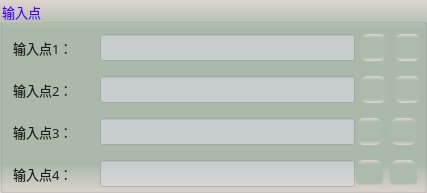
      <widget class="QGroupBox" name="groupCamera_2">
       <property name="geometry">
        <rect>
         <x>9</x>
         <y>108</y>
         <width>427</width>
         <height>193</height>
        </rect>
       </property>
       <property name="font">
        <font>
         <family>微软雅黑</family>
         <pointsize>10</pointsize>
        </font>
       </property>
       <property name="styleSheet">
        <string notr="true">background-color: qlineargradient(x1:0, y1:0, x2:0, y2:1, stop:0 #dfd5cf, stop: 0.15 #acbbac, stop: 0.85 #acbbac,stop:1 #dfd5cf);
color: rgb(85, 0, 255);</string>
       </property>
       <property name="title">
        <string>输入点</string>
       </property>
       <widget class="QLabel" name="label_11">
        <property name="geometry">
         <rect>
          <x>13</x>
          <y>80</y>
          <width>81</width>
          <height>19</height>
         </rect>
        </property>
        <property name="font">
         <font>
          <family>微软雅黑</family>
          <pointsize>10</pointsize>
         </font>
        </property>
        <property name="styleSheet">
         <string notr="true">color: rgb(30, 30, 30);
background: transparent;</string>
        </property>
        <property name="text">
         <string>输入点2：</string>
        </property>
       </widget>
       <widget class="QLineEdit" name="txtInPutPos1">
        <property name="geometry">
         <rect>
          <x>100</x>
          <y>34</y>
          <width>255</width>
          <height>27</height>
         </rect>
        </property>
        <property name="font">
         <font>
          <family>微软雅黑</family>
          <pointsize>10</pointsize>
         </font>
        </property>
        <property name="toolTip">
         <string>全局变量cv::Point2f类型</string>
        </property>
        <property name="styleSheet">
         <string notr="true">color: rgb(0, 0, 200);
background-color: rgba(220, 220, 227,150);</string>
        </property>
        <property name="text">
         <string/>
        </property>
        <property name="alignment">
         <set>Qt::AlignCenter</set>
        </property>
        <property name="readOnly">
         <bool>true</bool>
        </property>
       </widget>
       <widget class="QPushButton" name="btnLinkInPutPos1">
        <property name="geometry">
         <rect>
          <x>360</x>
          <y>34</y>
          <width>27</width>
          <height>27</height>
         </rect>
        </property>
        <property name="toolTip">
         <string>链接输入点1</string>
        </property>
        <property name="styleSheet">
         <string notr="true">QWidget{ border:none;border-radius: 8px;padding: 2px 4px;}
QPushButton:hover{ background-color: rgba(85, 150, 127, 100);}
QPushButton:pressed{background-color: rgba(85, 180, 127, 160);}</string>
        </property>
        <property name="text">
         <string/>
        </property>
        <property name="icon">
         <iconset resource="sub_res.qrc">
          <normaloff>:/resource/link.png</normaloff>:/resource/link.png</iconset>
        </property>
        <property name="iconSize">
         <size>
          <width>27</width>
          <height>27</height>
         </size>
        </property>
       </widget>
       <widget class="QPushButton" name="btnDelLinkInPutPos1">
        <property name="geometry">
         <rect>
          <x>394</x>
          <y>34</y>
          <width>27</width>
          <height>27</height>
         </rect>
        </property>
        <property name="toolTip">
         <string>删除输入点1链接</string>
        </property>
        <property name="styleSheet">
         <string notr="true">QWidget{ border:none;border-radius: 8px;padding: 2px 4px;}
QPushButton:hover{ background-color: rgba(226, 142, 162, 100);}
QPushButton:pressed{background-color: rgba(226, 172, 162, 200);}</string>
        </property>
        <property name="text">
         <string/>
        </property>
        <property name="icon">
         <iconset resource="sub_res.qrc">
          <normaloff>:/resource/del_link.png</normaloff>:/resource/del_link.png</iconset>
        </property>
        <property name="iconSize">
         <size>
          <width>27</width>
          <height>27</height>
         </size>
        </property>
       </widget>
       <widget class="QLabel" name="label_10">
        <property name="geometry">
         <rect>
          <x>13</x>
          <y>38</y>
          <width>81</width>
          <height>19</height>
         </rect>
        </property>
        <property name="font">
         <font>
          <family>微软雅黑</family>
          <pointsize>10</pointsize>
         </font>
        </property>
        <property name="styleSheet">
         <string notr="true">color: rgb(30, 30, 30);
background: transparent;</string>
        </property>
        <property name="text">
         <string>输入点1：</string>
        </property>
       </widget>
       <widget class="QPushButton" name="btnDelLinkInPutPos2">
        <property name="geometry">
         <rect>
          <x>394</x>
          <y>76</y>
          <width>27</width>
          <height>27</height>
         </rect>
        </property>
        <property name="toolTip">
         <string>删除输入点2链接</string>
        </property>
        <property name="styleSheet">
         <string notr="true">QWidget{ border:none;border-radius: 8px;padding: 2px 4px;}
QPushButton:hover{ background-color: rgba(226, 142, 162, 100);}
QPushButton:pressed{background-color: rgba(226, 172, 162, 200);}</string>
        </property>
        <property name="text">
         <string/>
        </property>
        <property name="icon">
         <iconset resource="sub_res.qrc">
          <normaloff>:/resource/del_link.png</normaloff>:/resource/del_link.png</iconset>
        </property>
        <property name="iconSize">
         <size>
          <width>27</width>
          <height>27</height>
         </size>
        </property>
       </widget>
       <widget class="QLineEdit" name="txtInPutPos2">
        <property name="geometry">
         <rect>
          <x>100</x>
          <y>76</y>
          <width>255</width>
          <height>27</height>
         </rect>
        </property>
        <property name="font">
         <font>
          <family>微软雅黑</family>
          <pointsize>10</pointsize>
         </font>
        </property>
        <property name="toolTip">
         <string>全局变量cv::Point2f类型</string>
        </property>
        <property name="styleSheet">
         <string notr="true">color: rgb(0, 0, 200);
background-color: rgba(220, 220, 227,150);</string>
        </property>
        <property name="text">
         <string/>
        </property>
        <property name="alignment">
         <set>Qt::AlignCenter</set>
        </property>
        <property name="readOnly">
         <bool>true</bool>
        </property>
       </widget>
       <widget class="QPushButton" name="btnLinkInPutPos2">
        <property name="geometry">
         <rect>
          <x>360</x>
          <y>76</y>
          <width>27</width>
          <height>27</height>
         </rect>
        </property>
        <property name="toolTip">
         <string>链接输入点2</string>
        </property>
        <property name="styleSheet">
         <string notr="true">QWidget{ border:none;border-radius: 8px;padding: 2px 4px;}
QPushButton:hover{ background-color: rgba(85, 150, 127, 100);}
QPushButton:pressed{background-color: rgba(85, 180, 127, 160);}</string>
        </property>
        <property name="text">
         <string/>
        </property>
        <property name="icon">
         <iconset resource="sub_res.qrc">
          <normaloff>:/resource/link.png</normaloff>:/resource/link.png</iconset>
        </property>
        <property name="iconSize">
         <size>
          <width>27</width>
          <height>27</height>
         </size>
        </property>
       </widget>
       <widget class="QPushButton" name="btnLinkInPutPos4">
        <property name="geometry">
         <rect>
          <x>356</x>
          <y>160</y>
          <width>27</width>
          <height>27</height>
         </rect>
        </property>
        <property name="toolTip">
         <string>链接输入点4</string>
        </property>
        <property name="styleSheet">
         <string notr="true">QWidget{ border:none;border-radius: 8px;padding: 2px 4px;}
QPushButton:hover{ background-color: rgba(85, 150, 127, 100);}
QPushButton:pressed{background-color: rgba(85, 180, 127, 160);}</string>
        </property>
        <property name="text">
         <string/>
        </property>
        <property name="icon">
         <iconset resource="sub_res.qrc">
          <normaloff>:/resource/link.png</normaloff>:/resource/link.png</iconset>
        </property>
        <property name="iconSize">
         <size>
          <width>27</width>
          <height>27</height>
         </size>
        </property>
       </widget>
       <widget class="QPushButton" name="btnDelLinkInPutPos4">
        <property name="geometry">
         <rect>
          <x>390</x>
          <y>160</y>
          <width>27</width>
          <height>27</height>
         </rect>
        </property>
        <property name="toolTip">
         <string>删除输入点4链接</string>
        </property>
        <property name="styleSheet">
         <string notr="true">QWidget{ border:none;border-radius: 8px;padding: 2px 4px;}
QPushButton:hover{ background-color: rgba(226, 142, 162, 100);}
QPushButton:pressed{background-color: rgba(226, 172, 162, 200);}</string>
        </property>
        <property name="text">
         <string/>
        </property>
        <property name="icon">
         <iconset resource="sub_res.qrc">
          <normaloff>:/resource/del_link.png</normaloff>:/resource/del_link.png</iconset>
        </property>
        <property name="iconSize">
         <size>
          <width>27</width>
          <height>27</height>
         </size>
        </property>
       </widget>
       <widget class="QLabel" name="label_13">
        <property name="geometry">
         <rect>
          <x>13</x>
          <y>122</y>
          <width>81</width>
          <height>19</height>
         </rect>
        </property>
        <property name="font">
         <font>
          <family>微软雅黑</family>
          <pointsize>10</pointsize>
         </font>
        </property>
        <property name="styleSheet">
         <string notr="true">color: rgb(30, 30, 30);
background: transparent;</string>
        </property>
        <property name="text">
         <string>输入点3：</string>
        </property>
       </widget>
       <widget class="QPushButton" name="btnDelLinkInPutPos3">
        <property name="geometry">
         <rect>
          <x>390</x>
          <y>118</y>
          <width>27</width>
          <height>27</height>
         </rect>
        </property>
        <property name="toolTip">
         <string>删除输入点3链接</string>
        </property>
        <property name="styleSheet">
         <string notr="true">QWidget{ border:none;border-radius: 8px;padding: 2px 4px;}
QPushButton:hover{ background-color: rgba(226, 142, 162, 100);}
QPushButton:pressed{background-color: rgba(226, 172, 162, 200);}</string>
        </property>
        <property name="text">
         <string/>
        </property>
        <property name="icon">
         <iconset resource="sub_res.qrc">
          <normaloff>:/resource/del_link.png</normaloff>:/resource/del_link.png</iconset>
        </property>
        <property name="iconSize">
         <size>
          <width>27</width>
          <height>27</height>
         </size>
        </property>
       </widget>
       <widget class="QLabel" name="label_12">
        <property name="geometry">
         <rect>
          <x>13</x>
          <y>164</y>
          <width>81</width>
          <height>19</height>
         </rect>
        </property>
        <property name="font">
         <font>
          <family>微软雅黑</family>
          <pointsize>10</pointsize>
         </font>
        </property>
        <property name="styleSheet">
         <string notr="true">color: rgb(30, 30, 30);
background: transparent;</string>
        </property>
        <property name="text">
         <string>输入点4：</string>
        </property>
       </widget>
       <widget class="QLineEdit" name="txtInPutPos3">
        <property name="geometry">
         <rect>
          <x>100</x>
          <y>118</y>
          <width>255</width>
          <height>27</height>
         </rect>
        </property>
        <property name="font">
         <font>
          <family>微软雅黑</family>
          <pointsize>10</pointsize>
         </font>
        </property>
        <property name="toolTip">
         <string>全局变量cv::Point2f类型</string>
        </property>
        <property name="styleSheet">
         <string notr="true">color: rgb(0, 0, 200);
background-color: rgba(220, 220, 227,150);</string>
        </property>
        <property name="text">
         <string/>
        </property>
        <property name="alignment">
         <set>Qt::AlignCenter</set>
        </property>
        <property name="readOnly">
         <bool>true</bool>
        </property>
       </widget>
       <widget class="QLineEdit" name="txtInPutPos4">
        <property name="geometry">
         <rect>
          <x>100</x>
          <y>160</y>
          <width>255</width>
          <height>27</height>
         </rect>
        </property>
        <property name="font">
         <font>
          <family>微软雅黑</family>
          <pointsize>10</pointsize>
         </font>
        </property>
        <property name="toolTip">
         <string>全局变量cv::Point2f类型</string>
        </property>
        <property name="styleSheet">
         <string notr="true">color: rgb(0, 0, 200);
background-color: rgba(220, 220, 227,150);</string>
        </property>
        <property name="text">
         <string/>
        </property>
        <property name="alignment">
         <set>Qt::AlignCenter</set>
        </property>
        <property name="readOnly">
         <bool>true</bool>
        </property>
       </widget>
       <widget class="QPushButton" name="btnLinkInPutPos3">
        <property name="geometry">
         <rect>
          <x>356</x>
          <y>118</y>
          <width>27</width>
          <height>27</height>
         </rect>
        </property>
        <property name="toolTip">
         <string>链接输入点3</string>
        </property>
        <property name="styleSheet">
         <string notr="true">QWidget{ border:none;border-radius: 8px;padding: 2px 4px;}
QPushButton:hover{ background-color: rgba(85, 150, 127, 100);}
QPushButton:pressed{background-color: rgba(85, 180, 127, 160);}</string>
        </property>
        <property name="text">
         <string/>
        </property>
        <property name="icon">
         <iconset resource="sub_res.qrc">
          <normaloff>:/resource/link.png</normaloff>:/resource/link.png</iconset>
        </property>
        <property name="iconSize">
         <size>
          <width>27</width>
          <height>27</height>
         </size>
        </property>
       </widget>
      </widget>
